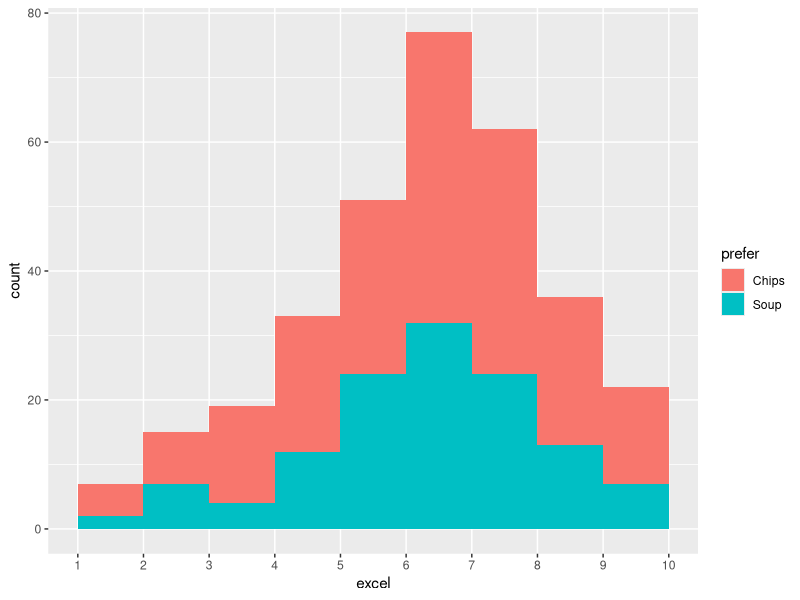
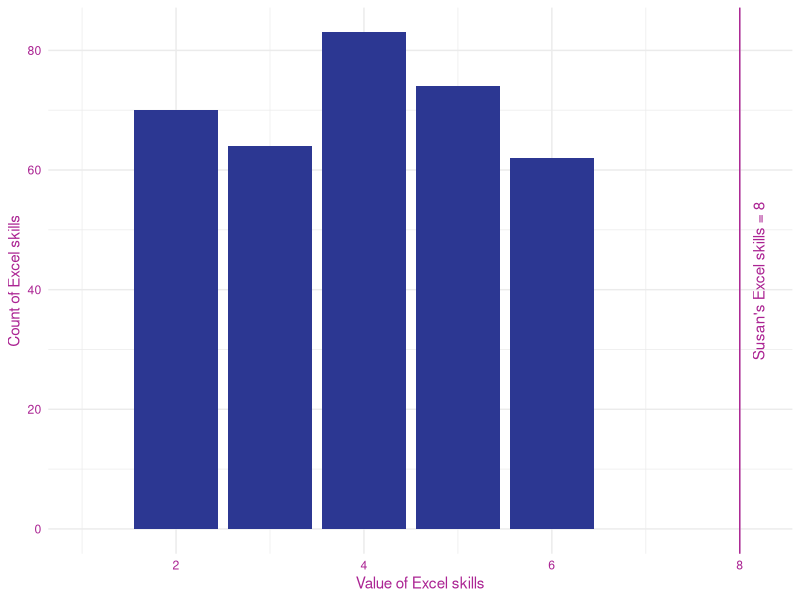
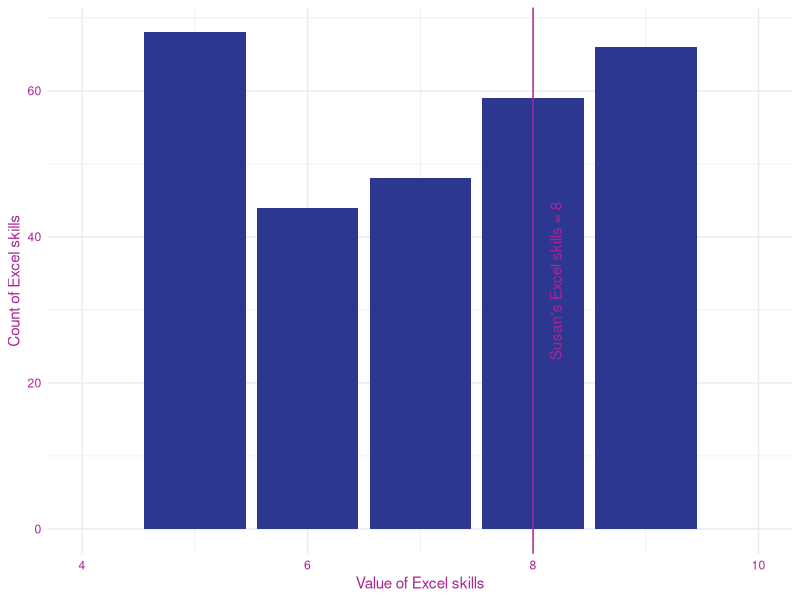

Write the R code that produced these figures, in order.
## ---- chunk 1
library(here)
## ---- chunk 2
library(dplyr)
library(readxl)
library(stringr)
library(ggplot2)

dist <- readxl::read_excel(here::here("skills/data/distributions_data.xlsx"))

dist |>
  ggplot() +
  geom_histogram(aes(x = excel, fill = prefer), binwidth = 1) +
  scale_x_binned(show.limits = T)

## ---- chunk 3
#| fig-cap: graph showing that Sarah's Excel skills of 8 is an outlier

library(dplyr)
library(ggplot2)

uniform_data <- function(n, dof, lower, upper, val_input, name, varname) {
  data <- tibble(patient = 1:n,
                 val = sample(lower:upper, n, replace = T))
  
  if (dof > 1) {
    for (i in 1:(dof - 1)) {
      data <- data %>% mutate(val = (val_input + sample(lower:upper, n, replace =
                                                          T)))
    }
    data <- data %>% mutate(val = (val / dof))
  }
  
  data |>
    ggplot() +
    geom_bar(aes(val), fill = "#2C3792") +
    geom_vline(xintercept = val_input, color = "#AB2493") +
    xlim(min(lower, val_input), max(upper, val_input + (0.2))) +
    annotate(
      "text",
      x = (val_input + (0.2)),
      y = 0.5 * (max(data %>% count(val))),
      label = paste0(name, "'s ", varname, " = ", val_input),
      angle = 90,
      color = "#AB2493"
    ) +
    xlab(paste0("Value of ", varname)) +
    ylab(paste0("Count of ", varname)) +
    theme_minimal() +
    theme(
      axis.text = element_text(colour = "#AB2493"),
      axis.title = element_text(colour = "#AB2493")
    )
}

uniform_data(400, 1, 1, 6, 8, "Susan", "Excel skills")

uniform_data(400, 1, 4, 10, 8, "Susan", "Excel skills")

## ---- chunk 4
readxl::read_xlsx(here("skills/data/distributions_data.xlsx"))
## ---- chunk 5
#| fig-cap: Frequency distribution of Excel skill with one outlier, labelled "Susan"
# uniform_data(400, 1, 1, 6, 8, "Susan", "Excel skill")
## ---- chunk 6
#| fig-cap: Frequency distribution of Excel skill with one outlier, labelled "Susan"
# uniform_data(400, 1, 1, 6, 7, "Susan", "Excel skill")
